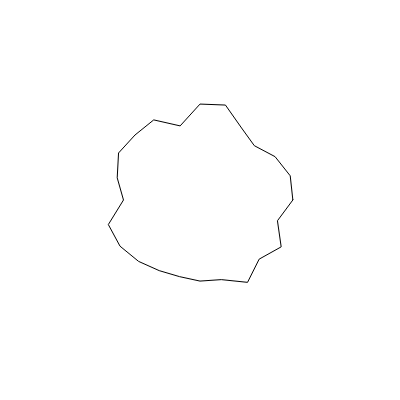
Frame 1 (no input)
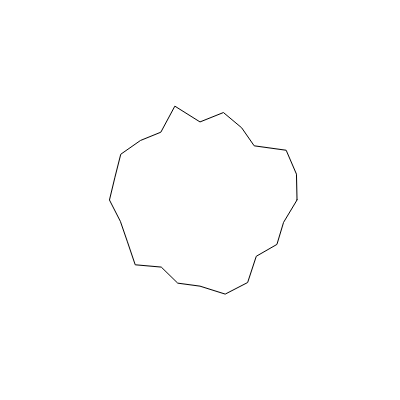
Frame 2 (the mouse pressed at the canvas centre, redrawn once)

The p5.js sketch that drew these frames (run headless with seeded random() and noise() and a simulated clock; the mouse was pressed at the canvas centre and the sketch redrawn once):

// p5.js sketch
// ── sketch.js
const sketchHeight = 400;
const sketchWidth = 400;

function setup() {
  createCanvas(sketchWidth, sketchHeight);
}

function draw(){
  background(255);
  beginShape();
  for(let angle = 0; angle < 360; angle += 15) {
    const radius = random(75, 100);
    const x = radius * cos(Math.PI / 180 * angle);
    const y = radius * sin(Math.PI / 180 * angle);
    vertex(x + sketchWidth / 2, y + sketchHeight / 2);
  }
  endShape(CLOSE);
  noLoop();
}
